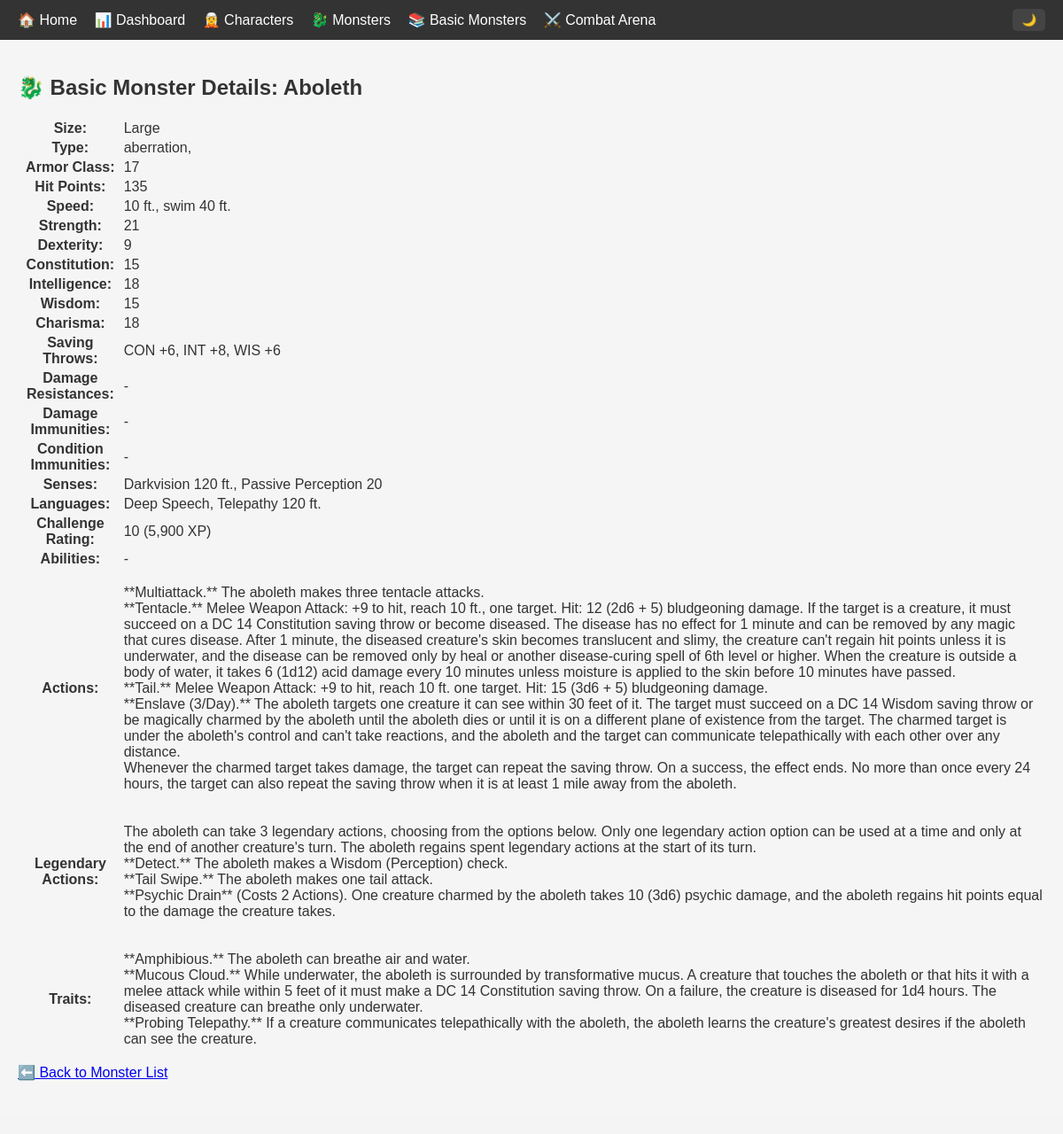
/accounts/basic_monster/1636/, run on the app's committed database.
### accounts/models.py (models this page shows, shortened)
class BasicMonster(models.Model):
    name = models.CharField(max_length=100, unique=True)
    size = models.CharField(max_length=50, null=True, blank=True)
    type = models.CharField(max_length=50, null=True, blank=True)
    alignment = models.CharField(max_length=50, null=True, blank=True)
    armor_class = models.IntegerField(default=0)
    hit_points = models.IntegerField(default=0)
    speed = models.CharField(max_length=100, null=True, blank=True)
    strength = models.IntegerField(default=0)
    strength_mod = models.CharField(max_length=5, null=True, blank=True)
    dexterity = models.IntegerField(default=0)
    dexterity_mod = models.CharField(max_length=5, null=True, blank=True)
    constitution = models.IntegerField(default=0)
    constitution_mod = models.CharField(max_length=5, null=True, blank=True)
    intelligence = models.IntegerField(default=0)
    intelligence_mod = models.CharField(max_length=5, null=True, blank=True)
    wisdom = models.IntegerField(default=0)
    wisdom_mod = models.CharField(max_length=5, null=True, blank=True)
    charisma = models.IntegerField(default=0)
    charisma_mod = models.CharField(max_length=5, null=True, blank=True)
    saving_throws = models.CharField(max_length=255, null=True, blank=True)
    skills = models.CharField(max_length=255, null=True, blank=True)
    damage_resistances = models.CharField(max_length=255, null=True, blank=True)
    damage_immunities = models.CharField(max_length=255, null=True, blank=True)
    condition_immunities = models.CharField(max_length=255, null=True, blank=True)
    senses = models.CharField(max_length=255, null=True, blank=True)
    languages = models.CharField(max_length=255, null=True, blank=True)
    challenge_rating = models.CharField(max_length=20, null=True, blank=True)
    traits = models.TextField(null=True, blank=True)
    actions = models.TextField(null=True, blank=True)
    reactions = models.TextField(null=True, blank=True)
    legendary_actions = models.TextField(null=True, blank=True)
    image_url = models.URLField(null=True, blank=True)

### accounts/views.py (the view)
# urls.py: path('basic_monster/<int:monster_id>/', views.basic_monster_detail, name='basic_monster_detail'),
def basic_monster_detail(request, monster_id):
    monster = get_object_or_404(BasicMonster, id=monster_id)
    return render(request, "accounts/basic_monster_detail.html", {"monster": monster})

### accounts/templates/accounts/basic_monster_detail.html
{% extends 'base.html' %}
{% block content %}
<h2>🐉 Basic Monster Details: {{ monster.name }}</h2>
<table>
    <tr><th>Size:</th><td>{{ monster.size|default:"-" }}</td></tr>
    <tr><th>Type:</th><td>{{ monster.type|default:"-" }}</td></tr>
    <tr><th>Armor Class:</th><td>{{ monster.armor_class|default:"0" }}</td></tr>
    <tr><th>Hit Points:</th><td>{{ monster.hit_points|default:"0" }}</td></tr>
    <tr><th>Speed:</th><td>{{ monster.speed|default:"-" }}</td></tr>
    <tr><th>Strength:</th><td>{{ monster.strength|default:"0" }}</td></tr>
    <tr><th>Dexterity:</th><td>{{ monster.dexterity|default:"0" }}</td></tr>
    <tr><th>Constitution:</th><td>{{ monster.constitution|default:"0" }}</td></tr>
    <tr><th>Intelligence:</th><td>{{ monster.intelligence|default:"0" }}</td></tr>
    <tr><th>Wisdom:</th><td>{{ monster.wisdom|default:"0" }}</td></tr>
    <tr><th>Charisma:</th><td>{{ monster.charisma|default:"0" }}</td></tr>
    <tr><th>Saving Throws:</th><td>{{ monster.saving_throws|default:"-" }}</td></tr>
    <tr><th>Damage Resistances:</th><td>{{ monster.damage_resistances|default:"-" }}</td></tr>
    <tr><th>Damage Immunities:</th><td>{{ monster.damage_immunities|default:"-" }}</td></tr>
    <tr><th>Condition Immunities:</th><td>{{ monster.condition_immunities|default:"-" }}</td></tr>
    <tr><th>Senses:</th><td>{{ monster.senses|default:"-" }}</td></tr>
    <tr><th>Languages:</th><td>{{ monster.languages|default:"-" }}</td></tr>
    <tr><th>Challenge Rating:</th><td>{{ monster.challenge_rating|default:"-" }}</td></tr>
    <tr><th>Abilities:</th><td>{{ monster.abilities|default:"-" }}</td></tr>
    <tr>
        <th>Actions:</th>
        <td class="monster-details">{{ monster.actions|linebreaks|safe }}</td>
    </tr>
    <tr>
        <th>Legendary Actions:</th>
        <td class="monster-details">{{ monster.legendary_actions|linebreaks|safe }}</td>
    </tr>
    <tr>
        <th>Traits:</th>
        <td class="monster-details">{{ monster.traits|linebreaks|safe }}</td>
    </tr>
</table>
<a href="{% url 'basic_monster_list' %}">⬅️ Back to Monster List</a>
{% endblock %}

### static/css/style.css (style rules this page uses)
body { font-family: 'Arial', sans-serif; margin: 0; padding: 0; background-color: var(--bg-color); color: var(--text-color); transition: background-color 0.3s, color 0.3s; }
:root { --bg-color: #f5f5f5; --text-color: #333; --navbar-bg: #333; --navbar-text: #fff; --navbar-hover-bg: #ddd; --navbar-hover-text: #000; --card-bg: #fff; --button-bg: #007bff; --button-text: #fff; }

### templates/base.html (style rules this page uses)
body { font-family: Arial, sans-serif; margin: 0; padding: 0; }

### data on the page
BasicMonster: name "Aboleth", size "Large", type "aberration,", armor_class "17", hit_points "135", speed "10 ft., swim 40 ft.", strength "21", dexterity "9", constitution "15", intelligence "18", wisdom "15", charisma "18", saving_throws "CON +6, INT +8, WIS +6", damage_resistances "-", damage_immunities "-", condition_immunities "-", senses "Darkvision 120 ft., Passive Perception 20", languages "Deep Speech, Telepathy 120 ft.", challenge_rating "10 (5,900 XP)", actions "**Multiattack.** The aboleth makes three tentacle attacks. **Tentacle.** Melee Weapon Attack: +9 to hit, reach 10 ft., one target. Hit: 12 (2d6 + 5) bludgeoning damage. If the target is a creature, it must succeed on a DC 14 Constitution saving throw or become diseased. The disease has no effect for 1 minute and can be removed by any magic that cures disease. After 1 minute, the diseased creature's skin becomes translucent and slimy, the creature can't regain hit points unless it is underwater, and the disease can be removed only by heal or another disease-curing spell of 6th level or higher. When the creature is outside a body of water, it takes 6 (1d12) acid damage every 10 minutes unless…", legendary_actions "The aboleth can take 3 legendary actions, choosing from the options below. Only one legendary action option can be used at a time and only at the end of another creature's turn. The aboleth regains spent legendary actions at the start of its turn. **Detect.** The aboleth makes a Wisdom (Perception) check. **Tail Swipe.** The aboleth makes one tail attack. **Psychic Drain** (Costs 2 Actions). One creature charmed by the aboleth takes 10 (3d6) psychic damage, and the aboleth regains hit points equal to the damage the creature takes.", traits "**Amphibious.** The aboleth can breathe air and water. **Mucous Cloud.** While underwater, the aboleth is surrounded by transformative mucus. A creature that touches the aboleth or that hits it with a melee attack while within 5 feet of it must make a DC 14 Constitution saving throw. On a failure, the creature is diseased for 1d4 hours. The diseased creature can breathe only underwater. **Probing Telepathy.** If a creature communicates telepathically with the aboleth, the aboleth learns the creature's greatest desires if the aboleth can see the creature."

### other printed values
{{ monster.abilities|default:"-" }} "-"
